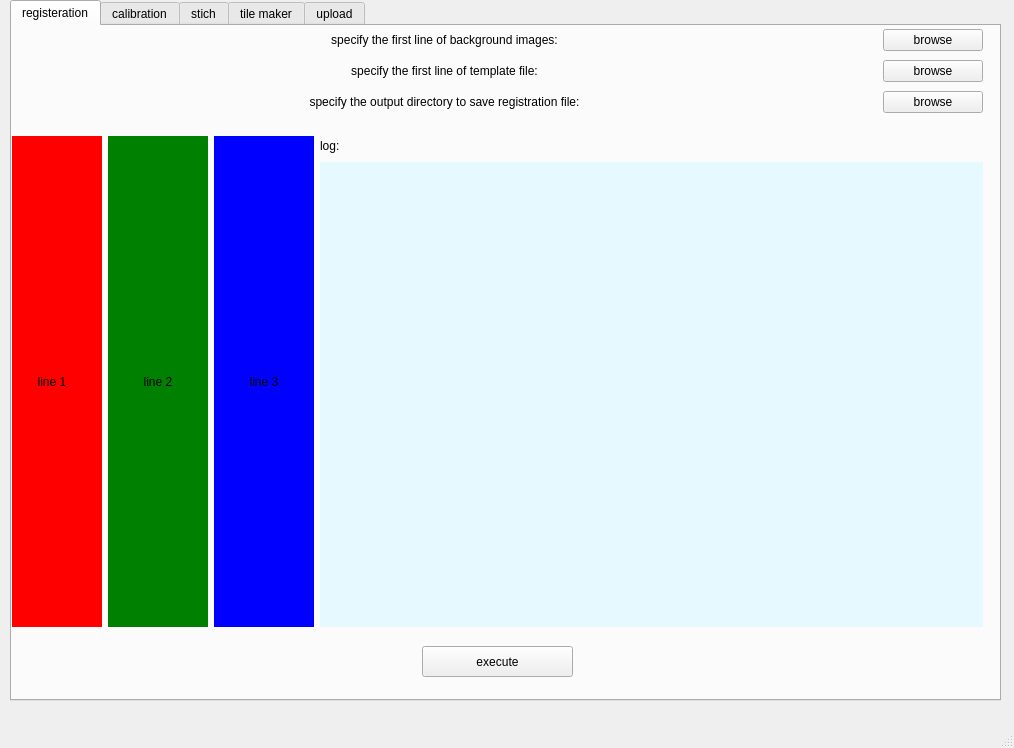
<?xml version="1.0" encoding="UTF-8"?>
<ui version="4.0">
 <class>MainWindow</class>
 <widget class="QMainWindow" name="MainWindow">
  <property name="geometry">
   <rect>
    <x>0</x>
    <y>0</y>
    <width>1014</width>
    <height>748</height>
   </rect>
  </property>
  <property name="windowTitle">
   <string>MainWindow</string>
  </property>
  <widget class="QWidget" name="centralwidget">
   <widget class="QTabWidget" name="tabWidget">
    <property name="geometry">
     <rect>
      <x>10</x>
      <y>0</y>
      <width>991</width>
      <height>701</height>
     </rect>
    </property>
    <property name="currentIndex">
     <number>0</number>
    </property>
    <widget class="QWidget" name="tab">
     <attribute name="title">
      <string>registeration</string>
     </attribute>
     <widget class="QWidget" name="verticalLayoutWidget">
      <property name="geometry">
       <rect>
        <x>0</x>
        <y>30</y>
        <width>971</width>
        <height>31</height>
       </rect>
      </property>
      <layout class="QVBoxLayout" name="verticalLayout">
       <item>
        <layout class="QHBoxLayout" name="horizontalLayout_5">
         <item>
          <widget class="QLabel" name="reg_in_text">
           <property name="text">
            <string>specify the first line of template file:</string>
           </property>
           <property name="alignment">
            <set>Qt::AlignCenter</set>
           </property>
          </widget>
         </item>
         <item>
          <widget class="QPushButton" name="reg_in_but">
           <property name="maximumSize">
            <size>
             <width>100</width>
             <height>16777215</height>
            </size>
           </property>
           <property name="text">
            <string>browse</string>
           </property>
          </widget>
         </item>
        </layout>
       </item>
      </layout>
     </widget>
     <widget class="QWidget" name="verticalLayoutWidget_2">
      <property name="geometry">
       <rect>
        <x>0</x>
        <y>60</y>
        <width>971</width>
        <height>33</height>
       </rect>
      </property>
      <layout class="QVBoxLayout" name="verticalLayout_2">
       <item>
        <layout class="QHBoxLayout" name="horizontalLayout_6">
         <item>
          <widget class="QLabel" name="reg_out_text">
           <property name="text">
            <string>specify the output directory to save registration file:</string>
           </property>
           <property name="alignment">
            <set>Qt::AlignCenter</set>
           </property>
          </widget>
         </item>
         <item>
          <widget class="QPushButton" name="reg_out_but">
           <property name="maximumSize">
            <size>
             <width>100</width>
             <height>16777215</height>
            </size>
           </property>
           <property name="text">
            <string>browse</string>
           </property>
          </widget>
         </item>
        </layout>
       </item>
      </layout>
     </widget>
     <widget class="QWidget" name="horizontalLayoutWidget_2">
      <property name="geometry">
       <rect>
        <x>-10</x>
        <y>110</y>
        <width>981</width>
        <height>491</height>
       </rect>
      </property>
      <layout class="QHBoxLayout" name="horizontalLayout_10">
       <item>
        <layout class="QHBoxLayout" name="horizontalLayout_11">
         <item>
          <widget class="QLabel" name="reg_line1_label">
           <property name="maximumSize">
            <size>
             <width>100</width>
             <height>16777215</height>
            </size>
           </property>
           <property name="autoFillBackground">
            <bool>false</bool>
           </property>
           <property name="styleSheet">
            <string notr="true">background:red;</string>
           </property>
           <property name="text">
            <string>line 1</string>
           </property>
           <property name="alignment">
            <set>Qt::AlignCenter</set>
           </property>
          </widget>
         </item>
         <item>
          <widget class="QLabel" name="reg_line2_label">
           <property name="maximumSize">
            <size>
             <width>100</width>
             <height>16777215</height>
            </size>
           </property>
           <property name="autoFillBackground">
            <bool>false</bool>
           </property>
           <property name="styleSheet">
            <string notr="true">background:green;</string>
           </property>
           <property name="text">
            <string>line 2</string>
           </property>
           <property name="alignment">
            <set>Qt::AlignCenter</set>
           </property>
          </widget>
         </item>
         <item>
          <widget class="QLabel" name="reg_line3_label">
           <property name="maximumSize">
            <size>
             <width>100</width>
             <height>16777215</height>
            </size>
           </property>
           <property name="autoFillBackground">
            <bool>false</bool>
           </property>
           <property name="styleSheet">
            <string notr="true">background:blue;</string>
           </property>
           <property name="text">
            <string>line 3</string>
           </property>
           <property name="alignment">
            <set>Qt::AlignCenter</set>
           </property>
          </widget>
         </item>
         <item>
          <layout class="QVBoxLayout" name="verticalLayout_3">
           <item>
            <layout class="QVBoxLayout" name="verticalLayout_4">
             <item>
              <widget class="QLabel" name="label_7">
               <property name="maximumSize">
                <size>
                 <width>16777215</width>
                 <height>20</height>
                </size>
               </property>
               <property name="text">
                <string>log:</string>
               </property>
              </widget>
             </item>
             <item>
              <widget class="QLabel" name="reg_log">
               <property name="autoFillBackground">
                <bool>false</bool>
               </property>
               <property name="styleSheet">
                <string notr="true">background:#e5f9ff;</string>
               </property>
               <property name="text">
                <string/>
               </property>
              </widget>
             </item>
            </layout>
           </item>
          </layout>
         </item>
        </layout>
       </item>
      </layout>
     </widget>
     <widget class="QWidget" name="verticalLayoutWidget_5">
      <property name="geometry">
       <rect>
        <x>0</x>
        <y>0</y>
        <width>971</width>
        <height>29</height>
       </rect>
      </property>
      <layout class="QVBoxLayout" name="verticalLayout_7">
       <item>
        <layout class="QHBoxLayout" name="horizontalLayout_14">
         <item>
          <widget class="QLabel" name="reg_back_text">
           <property name="text">
            <string>specify the first line of background images:</string>
           </property>
           <property name="alignment">
            <set>Qt::AlignCenter</set>
           </property>
          </widget>
         </item>
         <item>
          <widget class="QPushButton" name="reg_back_but">
           <property name="maximumSize">
            <size>
             <width>100</width>
             <height>16777215</height>
            </size>
           </property>
           <property name="text">
            <string>browse</string>
           </property>
          </widget>
         </item>
        </layout>
       </item>
      </layout>
     </widget>
     <widget class="QPushButton" name="reg_exec_but">
      <property name="geometry">
       <rect>
        <x>410</x>
        <y>620</y>
        <width>151</width>
        <height>31</height>
       </rect>
      </property>
      <property name="text">
       <string>execute</string>
      </property>
     </widget>
    </widget>
    <widget class="QWidget" name="tab_2">
     <attribute name="title">
      <string>calibration</string>
     </attribute>
    </widget>
    <widget class="QWidget" name="tab_3">
     <attribute name="title">
      <string>stich</string>
     </attribute>
    </widget>
    <widget class="QWidget" name="tab_4">
     <attribute name="title">
      <string>tile maker</string>
     </attribute>
    </widget>
    <widget class="QWidget" name="tab_5">
     <attribute name="title">
      <string>upload</string>
     </attribute>
    </widget>
   </widget>
  </widget>
  <widget class="QMenuBar" name="menubar">
   <property name="geometry">
    <rect>
     <x>0</x>
     <y>0</y>
     <width>1014</width>
     <height>22</height>
    </rect>
   </property>
  </widget>
  <widget class="QStatusBar" name="statusbar"/>
 </widget>
 <resources/>
 <connections/>
</ui>
